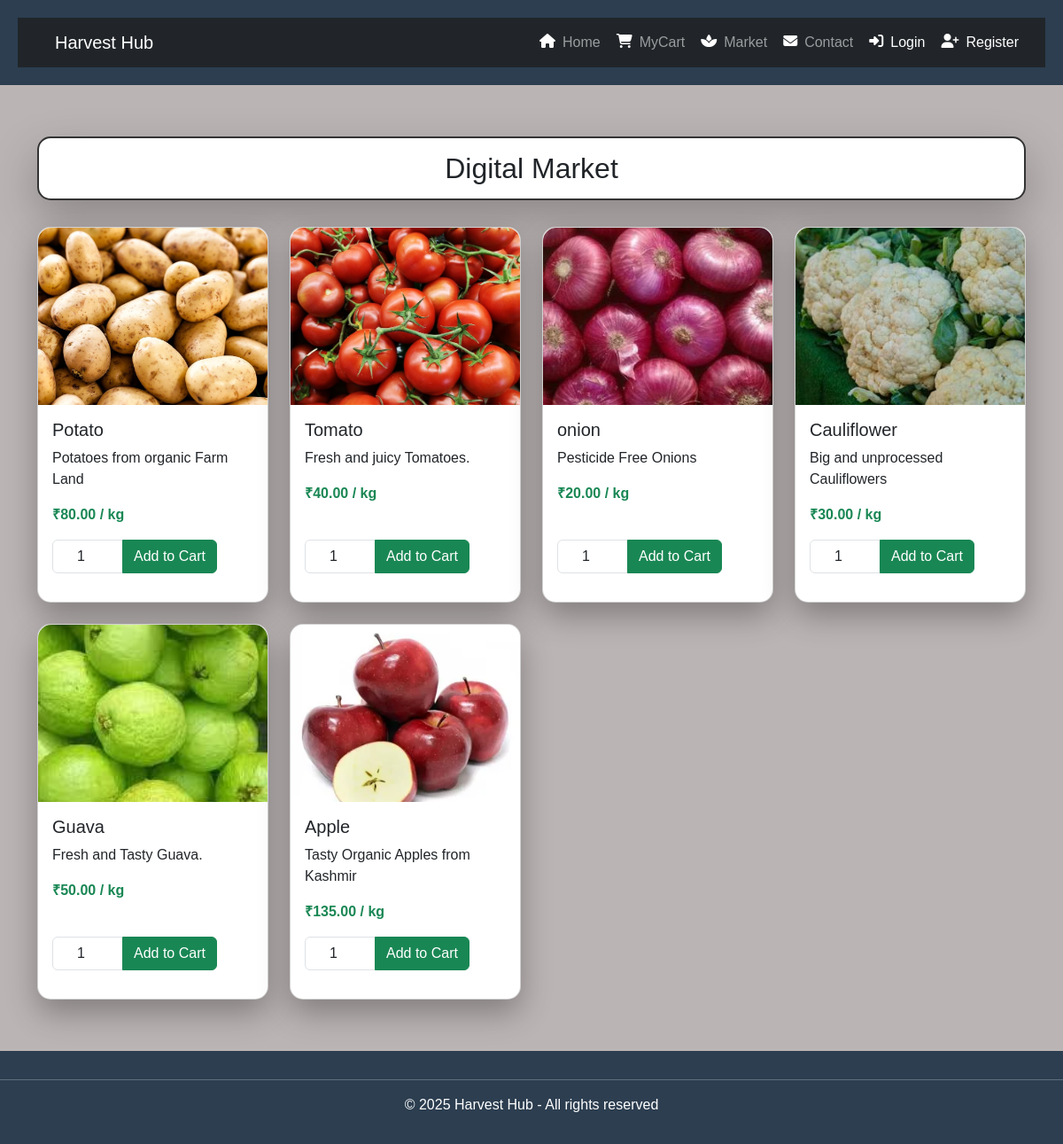
Screenshot of /digital-market/ with the database file from the repository.
### myapp/models.py (models this page shows, shortened)
class Product(models.Model):
    user = models.ForeignKey(
        User,
        on_delete=models.CASCADE,
        related_name='products'
    )
    image = models.ImageField(upload_to='products/', blank=True, null=True)
    category = models.CharField(max_length=100)
    name = models.CharField(max_length=100)
    about = models.TextField()
    price = models.DecimalField(max_digits=10, decimal_places=2)

### myapp/views.py (the view)
# urls.py: path('digital-market/', views.market_view, name='digital_market'),
def market_view(request):
    products = Product.objects.all()
    return render(request, 'myapp/market.html', {'products': products})

### templates/myapp/market.html (shortened to what this page needs)
{% extends 'myapp/base.html' %}
{% load static %}
{% block content %}
<link rel="stylesheet" href="{% static 'css/market.css' %}" />
<div class="container py-5">
    <div class="floating-card">
       <h2 style="font-weight: 545;" class="mb-0">Digital Market</h2>
    </div>
    {% if products.exists %}
    <div class="row row-cols-1 row-cols-sm-2 row-cols-md-3 row-cols-lg-4 g-4">
        {% for product in products %}
        <div class="col">
            <div class="card h-100 shadow-floating">
                {% if product.image and product.image.url %}
                    <img src="{{ product.image.url }}" class="card-img-top" alt="{{ product.name }}">
                {% else %}
                    <img src="{% static 'images/default-product.png' %}" class="card-img-top" alt="No Image">
                {% endif %}
                <div class="card-body d-flex flex-column">
                    <h5 class="card-title">{{ product.name }}</h5>
                    <p class="card-text">{{ product.about }}</p>
                    <p class="text-success fw-bold">₹{{ product.price }} / kg</p>
                    <form method="post" class="add-to-cart-form mt-auto" data-product-id="{{ product.id }}">
                        <div class="input-group mb-3">
                            <input type="number" name="quantity" class="form-control" value="1" min="1" style="max-width: 80px;">
                            <button type="submit" class="btn btn-success">Add to Cart</button>
                        </div>
                    </form>
                </div>
            </div>
        </div>
        {% endfor %}
    </div>
    {% else %}
        <p class="text-center mt-4">No products available yet.</p>
    {% endif %}
</div>
{% endblock %}

### templates/myapp/base.html (shortened to what this page needs)
{% load static %}
<!DOCTYPE html>
<html lang="en">
<head>
    <link href="https://cdn.jsdelivr.net/npm/bootstrap@5.3.3/dist/css/bootstrap.min.css" rel="stylesheet">
    <link rel="stylesheet" href="{% static 'css/base.css' %}">
    <link rel="stylesheet" href="https://cdnjs.cloudflare.com/ajax/libs/font-awesome/6.7.2/css/all.min.css" />
</head>
<body>
    <header>
        <nav class="navbar navbar-expand-lg navbar-dark bg-dark">
            <div class="container">
                <a class="navbar-brand" href="#">{{ logo|default:"Harvest Hub" }}</a>
                <div class="collapse navbar-collapse" id="navbarNav">
                    <ul class="navbar-nav ms-auto">
                        <i class="fa-solid fa-house navlogo"></i>
                        <li class="nav-item"><a class="nav-link" href="{% url 'home' %}">Home</a></li>
                        <i class="fa-solid fa-cart-shopping navlogo"></i>
                        <li class="nav-item">
                            {% if user.is_authenticated %}
                                <a class="nav-link" href="{% url 'cart' %}">MyCart</a>
                            {% else %}
                                <a class="nav-link" href="#" data-bs-toggle="modal" data-bs-target="#loginModal">MyCart</a>
                            {% endif %}
                        </li>
                        <i class="fa-solid fa-spa navlogo"></i>
                        <li class="nav-item">
                            {% if user.is_authenticated %}
                                <a class="nav-link" href="{% url 'digital_market' %}">Market</a>
                            {% else %}
                                <a class="nav-link" href="#" data-bs-toggle="modal" data-bs-target="#loginModal">Market</a>
                            {% endif %}
                        </li>
                        <i class="fa-solid fa-envelope navlogo"></i>
                        <li class="nav-item">
                            {% if user.is_authenticated %}
                                <a class="nav-link" href="{% url 'contact' %}">Contact</a>
                            {% else %}
                                <a class="nav-link" href="#" data-bs-toggle="modal" data-bs-target="#loginModal">Contact</a>
                            {% endif %}
                        </li>
                        {% if user.is_authenticated %}
                            <i class="fa-solid fa-user navlogo"></i>
                            <li class="nav-item"><a class="nav-link" href="{% url 'profile' %}">My Profile</a></li>
                            <i class="fa-solid fa-right-from-bracket navlogo"></i>
                            <li class="nav-item"><a class="nav-link" href="{% url 'logout' %}">Logout</a></li>
                        {% else %}
                            <i class="fa-solid fa-right-to-bracket navlogo"></i>
                            <li class="nav-item">
                                <button class="nav-link btn btn-link text-white" data-bs-toggle="modal" data-bs-target="#loginModal" style="text-decoration: none;">Login</button>
                            </li>
                            <i class="fa-solid fa-user-plus navlogo"></i>
                            <li class="nav-item">
                                <button class="nav-link btn btn-link text-white" data-bs-toggle="modal" data-bs-target="#registerModal" style="text-decoration: none;">Register</button>
                            </li>
                        {% endif %}
                    </ul>
                </div>
            </div>
        </nav>
    </header>
    <main class="container-fluid px-0">
        {% block content %}
        {% endblock %}
    </main>
    <footer class="text-center py-3">
        <hr>
        <p>&copy; 2025 Harvest Hub - All rights reserved</p>
    </footer>
</body>
</html>

### static/css/base.css (style rules this page uses)
html, body { height: 100%; margin: 0; padding: 0; display: flex; flex-direction: column; font-family: Arial, sans-serif; background-color: #f3f3f3; }
main { flex: 1; padding: 10px; display: flex; justify-content: center; align-items: center; flex-direction: column; }
header { background-color: #2c3e50; padding: 20px; color: white; text-align: center; }
nav { background-color: #34495e; display: flex; justify-content: center; align-items: center; flex-wrap: wrap; }
nav a { display: block; color: white; padding: 15px 20px; text-decoration: none; text-align: center; }
footer { background-color: #2c3e50; color: white; padding: 10px 0; text-align: center; width: 100%; position: static; }
.navlogo { display: flex; align-items: center; justify-content: center; margin-top: 10px; padding-left: 10px; }

### static/css/market.css (style rules this page uses)
html, body { height: 100%; margin: 0; padding: 0; background-color: #bbb4b4; font-family: Arial, sans-serif; }
.shadow-floating { box-shadow: 0 15px 35px rgba(0, 0, 0, 0.3); border-radius: 15px; transition: transform 0.3s, box-shadow 0.3s; background-color: white; }
.floating-card { background-color: #ffffff; border-radius: 15px; box-shadow: 0 20px 50px rgba(0,0,0,0.25); padding: 15px; border: 2px solid #333; margin-bottom: 30px; text-align: center; transition: all 0.3s ease; }
.card-img-top { height: 200px; width: 100%; object-fit: cover; border-top-left-radius: 15px; border-top-right-radius: 15px; }
.add-to-cart-form input[type="number"] { text-align: center; }

### rows the page displays
Product: image (picture), name "Potato", about "Potatoes from organic Farm Land", price "80.00"
Product: image (picture), name "Tomato", about "Fresh and juicy Tomatoes.", price "40.00"
Product: image (picture), name "onion", about "Pesticide Free Onions", price "20.00"
Product: image (picture), name "Cauliflower", about "Big and unprocessed Cauliflowers", price "30.00"
Product: image (picture), name "Guava", about "Fresh and Tasty Guava.", price "50.00"
Product: image (picture), name "Apple", about "Tasty Organic Apples from Kashmir", price "135.00"

### other values shown
{{ logo|default:"Harvest Hub" }} "Harvest Hub"
